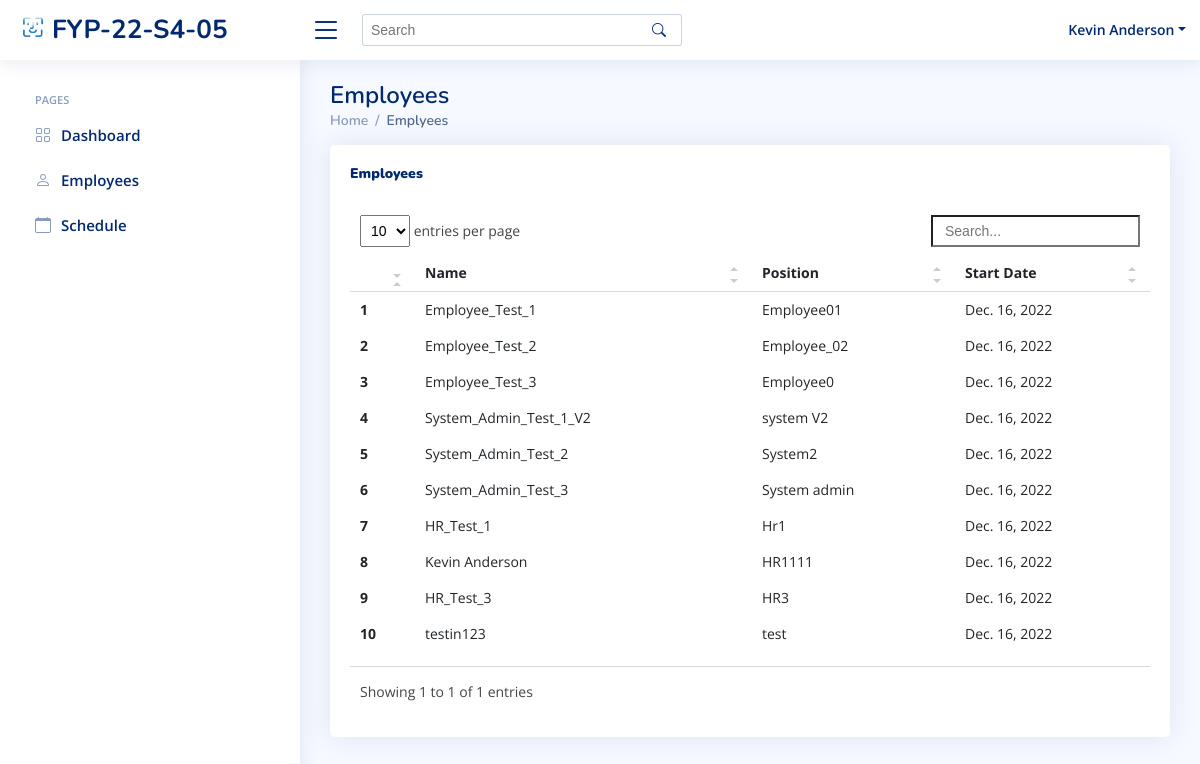
The page /HR/Employees/ (signed in) on the database its author committed.
### index/models.py (models this page shows, shortened)
class Employee(models.Model):
	Employee_ID = models.IntegerField(primary_key=True)
	Full_Name = models.CharField(max_length=100)
	Job_Title = models.CharField(max_length=100)
	Phone_Number = models.CharField(max_length=100)
	Email_Address = models.EmailField()
	Role = models.ForeignKey(Role, on_delete=models.CASCADE)
	Profile_Image = models.ImageField(null=True, upload_to='media/profile_pics/')
	Password = models.CharField(max_length=256)
	Start_Date = models.DateField(auto_now_add=True)

### index/views/HR.py (the view)
# urls.py: path('HR/Employees/', HR.HR_EmployeePage, name='EmployeesPage'),
def HR_EmployeePage(request):
	currentEmployee = Employee.objects.get(Employee_ID=request.session['Employee_ID'])
	data = Employee.objects.all()
	context = {
		'Employee_ID' : currentEmployee.Employee_ID,
		'Job_Title' : currentEmployee.Job_Title,
		'Full_Name' : currentEmployee.Full_Name,
		'data': data,
	}
	return render(request, 'HR/employees.html', context)

### templates/HR/employees.html (shortened to what this page needs)
{% extends "index/base.html" %}
{% load static %}
{% block content %}
{% include 'HR/HR_base.html'%}
<main id="main" class="main">
    <div class="pagetitle">
      <h1>Employees</h1>
      <nav>
        <ol class="breadcrumb">
          <li class="breadcrumb-item"><a href="{% url 'HR_home' %}">Home</a></li>
          <li class="breadcrumb-item active">Emplyees</li>
        </ol>
      </nav>
    </div>
    <section class="section">
      <div class="row">
        <div class="col-lg-12">
          <div class="card recent-sales overflow-auto">
            <div class="card-body">
              <div class="col-lg-12 align-items-center justify-content-center card-title">
                <h5 class="float-start"><b>Employees</b></h5>
                <br>
              </div>
              <table class="table table-borderless datatable">
                <thead>
                  <tr>
                    <th scope="col"></th>
                    <th scope="col">Name</th>
                    <th scope="col">Position</th>
                    <th scope="col">Start Date</th>
                  </tr>
                </thead>
                {% for d in data  %}
                <tbody>
                  <tr class="tr" onclick='setGetParameter( "{{ d.Employee_ID}} ")'>
                    <th scope="row"> {{ forloop.counter }}</th>
                    <td>{{d.Full_Name}}</td>
                    <td>{{d.Job_Title}}</td>
                    <td>{{d.Start_Date}}</td>
                  </tr>
                </tbody>
                {% endfor %}
              </table>
            </div>
          </div>
        </div>
      </div>
    </section>
  </main>
{% endblock content %}

### templates/HR/HR_base.html (shortened to what this page needs)
{% load static %}
  <header id="header" class="header fixed-top d-flex align-items-center">
    <div class="d-flex align-items-center justify-content-between">
      <a href="{% url 'HR_home' %}" class="logo d-flex align-items-center">
        <img src="{% static 'assets/img/logo.png' %}" alt="">
        <span class="d-none d-lg-block">FYP-22-S4-05</span>
      </a>
      <i class="bi bi-list toggle-sidebar-btn"></i>
    </div>
    <div class="search-bar">
      <form class="search-form d-flex align-items-center" method="POST" action="#">
        <input type="text" name="query" placeholder="Search" title="Enter search keyword">
        <button type="submit" title="Search"><i class="bi bi-search"></i></button>
      </form>
    </div>
    <nav class="header-nav ms-auto">
      <ul class="d-flex align-items-center">
        <li class="nav-item dropdown pe-3">
          <a class="nav-link nav-profile d-flex align-items-center pe-0" href="{% url 'HR_Profile' %}" data-bs-toggle="dropdown">
            <span class="d-none d-md-block dropdown-toggle ps-2">{{ Full_Name }}</span>
          </a>
        </li>
      </ul>
    </nav>
  </header>
  <aside id="sidebar" class="sidebar">
    <ul class="sidebar-nav" id="sidebar-nav">
      <li class="nav-heading">Pages</li>
      <li class="nav-item">
        <a class="nav-link collapsed" href="{%  url 'HR_home' %}">
          <i class="bi bi-grid"></i>
          <span>Dashboard</span>
        </a>
      </li>
      <li class="nav-item">
        <a class="nav-link collapsed" href="{% url 'EmployeesPage' %}">
          <i class="bi bi-person"></i>
          <span>Employees</span>
        </a>
      </li>
      <li class="nav-item">
        <a class="nav-link collapsed" href="{% url 'View_Schedule' %}">
          <i class="bi bi-calendar"></i>
          <span>Schedule</span>
        </a>
      </li>
  </aside>

### static/assets/css/style.css (style rules this page uses)
:root { scroll-behavior: smooth; }
body { font-family: "Open Sans", sans-serif; background: #f6f9ff; color: #444444; }
a { color: #4154f1; text-decoration: none; }
h1, h2, h3, h4, h5, h6 { font-family: "Nunito", sans-serif; }
#main { margin-top: 60px; padding: 20px 30px; transition: all 0.3s; }
.pagetitle { margin-bottom: 10px; }
.pagetitle h1 { font-size: 24px; margin-bottom: 0; font-weight: 600; color: #012970; }
.card { margin-bottom: 30px; border: none; border-radius: 5px; box-shadow: 0px 0 30px rgba(1, 41, 112, 0.1); }
.card-title { padding: 20px 0 15px 0; font-size: 18px; font-weight: 500; color: #012970; font-family: "Poppins", sans-serif; }
.card-body { padding: 0 20px 20px 20px; }
.breadcrumb { font-size: 14px; font-family: "Nunito", sans-serif; color: #899bbd; font-weight: 600; }
.breadcrumb a { color: #899bbd; transition: 0.3s; }
.breadcrumb .breadcrumb-item::before { color: #899bbd; }
.breadcrumb .active { color: #51678f; font-weight: 600; }
.logo { line-height: 1; }
@media (min-width: 1200px) { .logo { width: 280px; } }
.logo img { max-height: 26px; margin-right: 6px; }
.logo span { font-size: 26px; font-weight: 700; color: #012970; font-family: "Nunito", sans-serif; }
.header { transition: all 0.5s; z-index: 997; height: 60px; box-shadow: 0px 2px 20px rgba(1, 41, 112, 0.1); background-color: #fff; padding-left: 20px; }
.header .toggle-sidebar-btn { font-size: 32px; padding-left: 10px; cursor: pointer; color: #012970; }
.header .search-bar { min-width: 360px; padding: 0 20px; }
.header .search-form { width: 100%; }
.header .search-form input { border: 0; font-size: 14px; color: #012970; border: 1px solid rgba(1, 41, 112, 0.2); padding: 7px 38px 7px 8px; border-radius: 3px; transition: 0.3s; width: 100%; }
.header .search-form button { border: 0; padding: 0; margin-left: -30px; background: none; }
.header .search-form button i { color: #012970; }
.header-nav ul { list-style: none; }
.header-nav>ul { margin: 0; padding: 0; }
.header-nav .nav-profile { color: #012970; }
.header-nav .nav-profile span { font-size: 14px; font-weight: 600; }
.sidebar { position: fixed; top: 60px; left: 0; bottom: 0; width: 300px; z-index: 996; transition: all 0.3s; padding: 20px; overflow-y: auto; scrollbar-width: thin; scrollbar-color: #aab7cf transparent; box-shadow: 0px 0px 20px rgba(1, 41, 112, 0.1); background-color: #fff; }
@media (min-width: 1200px) { #main, #footer { margin-left: 300px; } }
.sidebar-nav { padding: 0; margin: 0; list-style: none; }
.sidebar-nav li { padding: 0; margin: 0; list-style: none; }
.sidebar-nav .nav-item { margin-bottom: 5px; }
.sidebar-nav .nav-heading { font-size: 11px; text-transform: uppercase; color: #899bbd; font-weight: 600; margin: 10px 0 5px 15px; }
.sidebar-nav .nav-link { display: flex; align-items: center; font-size: 15px; font-weight: 600; color: #4154f1; transition: 0.3; background: #f6f9ff; padding: 10px 15px; border-radius: 4px; }
.sidebar-nav .nav-link i { font-size: 16px; margin-right: 10px; color: #4154f1; }
.sidebar-nav .nav-link.collapsed { color: #012970; background: #fff; }
.sidebar-nav .nav-link.collapsed i { color: #899bbd; }

### rows shown on the page
Employee: Full_Name "Kevin Anderson", Job_Title "HR1111", Start_Date "Dec. 16, 2022"
Employee: Full_Name "Employee_Test_1", Job_Title "Employee01", Start_Date "Dec. 16, 2022"
Employee: Full_Name "Employee_Test_2", Job_Title "Employee_02", Start_Date "Dec. 16, 2022"
Employee: Full_Name "Employee_Test_3", Job_Title "Employee0", Start_Date "Dec. 16, 2022"
Employee: Full_Name "System_Admin_Test_1_V2", Job_Title "system V2", Start_Date "Dec. 16, 2022"
Employee: Full_Name "System_Admin_Test_2", Job_Title "System2", Start_Date "Dec. 16, 2022"
Employee: Full_Name "System_Admin_Test_3", Job_Title "System admin", Start_Date "Dec. 16, 2022"
Employee: Full_Name "HR_Test_1", Job_Title "Hr1", Start_Date "Dec. 16, 2022"
Employee: Full_Name "HR_Test_3", Job_Title "HR3", Start_Date "Dec. 16, 2022"
Employee: Full_Name "testin123", Job_Title "test", Start_Date "Dec. 16, 2022"
